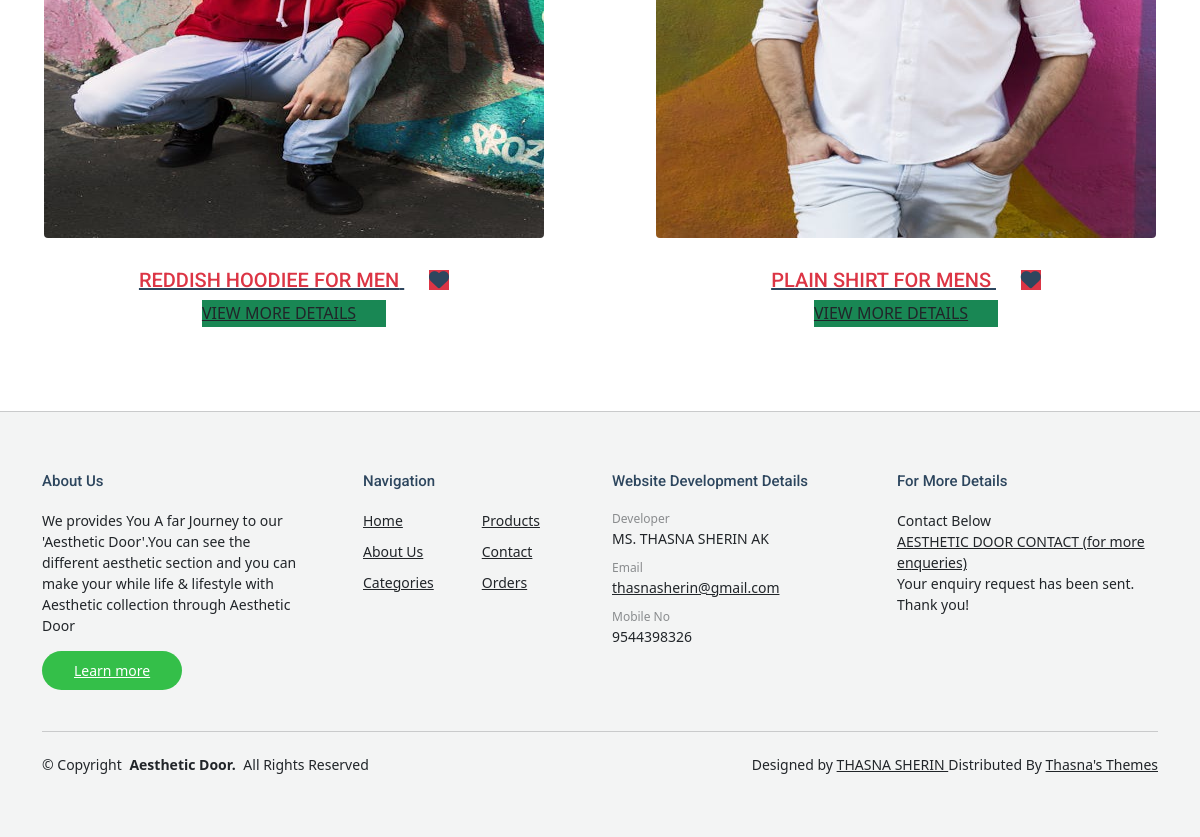
/viewproducts/DRESSES (lower part), run on an earlier commit of the app's database.
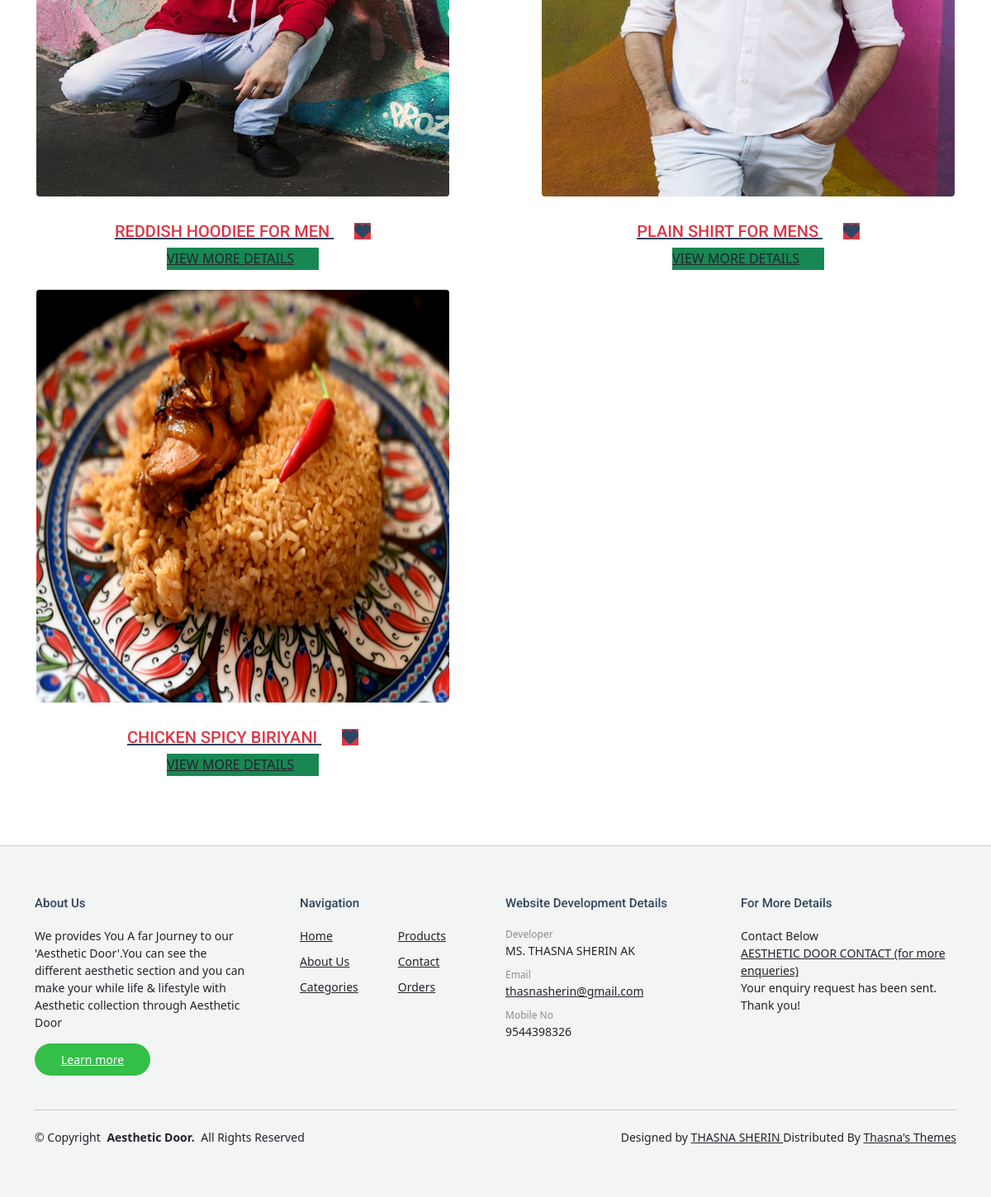
And on a later commit of the database.
### Adminapp/models.py (models this page shows)
class Product(models.Model):
    pname=models.CharField(max_length=20)
    pcat=models.CharField(max_length=100)
    pprice=models.IntegerField()
    pstock=models.IntegerField()
    pimage=models.ImageField(upload_to='pimages')
    status=models.IntegerField(default=0)

### Userapp/views.py (the view)
# urls.py: path('viewproducts/<str:cat>',views.viewproducts,name='viewproducts'),
def viewproducts(request,cat):
    if cat=='all':
        pro=Product.objects.all()
    else:
        pro=Product.objects.filter(pcat=cat)
    return render(request,'viewproducts.html',{'pro':pro})

### Userapp/templates/viewproducts.html (shortened to what this page needs)
<!DOCTYPE html>
<html lang="en">
<head>
  <link rel="stylesheet" href="https://cdnjs.cloudflare.com/ajax/libs/font-awesome/6.0.0-beta3/css/all.min.css">
</head>
<body>
</body>
</html>
{% extends 'userindex.html' %}
{% block body %}
<center>
  <section id="team" class="team section">
    <div class="row">
      {% for i in pro %}
      <div class="col-6">
      <div class="team container">
        <div class="pic">
          <img src="{{i.pimage.url}}" style="height: 500px;width: 500px;" alt="Image" class="img-fluid">
        </div>
        <h3 clas="">
          <a href="#"><span class="text-danger">{{i.pname}}</span> </a>&nbsp;&nbsp;&nbsp;&nbsp;
          <a href="{% url 'addtowish' id=i.id %}">
            <i class="fa fa-heart bg-danger"></i>
          </a>
        </h3>
        <p class="mb-0">
          <a href="{% url 'viewmoreproducts' id=i.id %}" class="more dark bg-success">VIEW MORE DETAILS <span class="bi bi-arrow-right-short"></span></a>
        </p><br>
      </div>
      </div>
      {% endfor %}
    </div>
</section>
</center>
{% endblock %}

What changed in the data, as far as the page shows it:
now on this page (row edited): Product: pimage (picture), pname "CHICKEN SPICY BIRIYANI"
